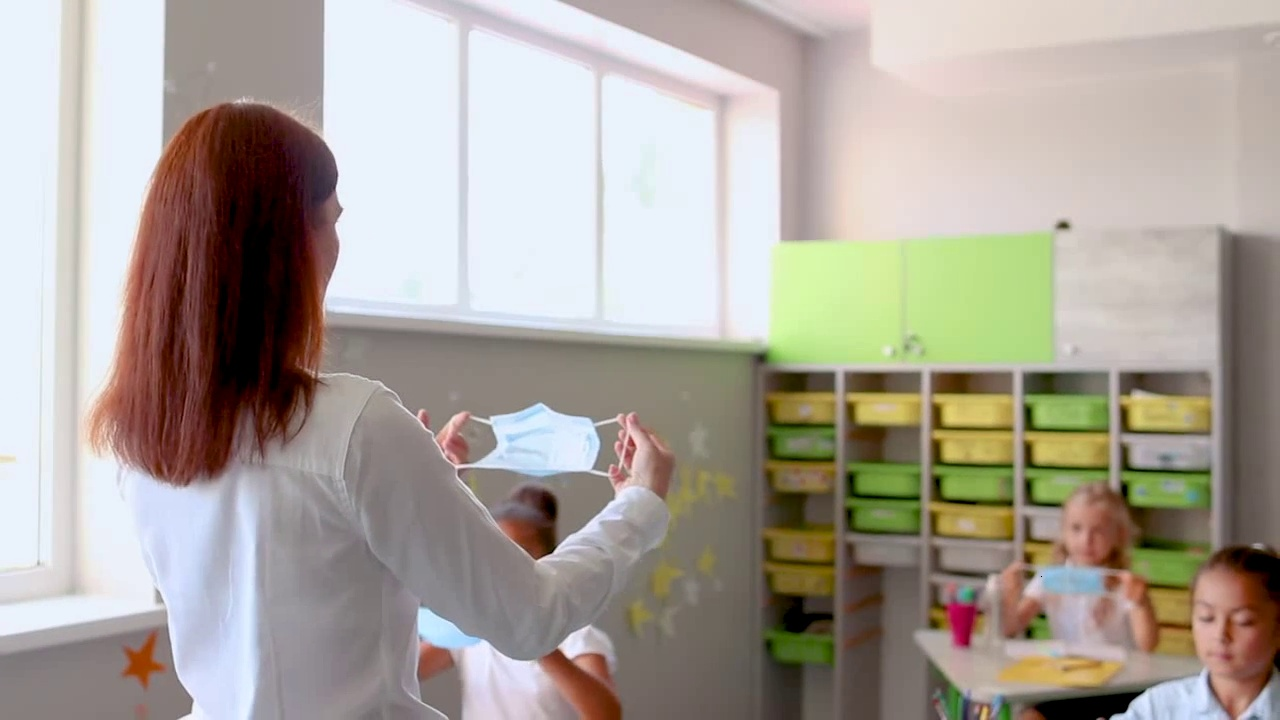
#> input picture output_frames/frame_0001.jpg, 1280 x 720 px; its folder holds only this picture in this run
$ jupyter execute --allow-errors collage_processing.ipynb
#> lines starting #> are read from the running program, lines starting #| are printed output that depends on the picture
#> in create_collage, frame is the input picture: shape (720, 1280, 3); mean R, G, B 170, 163, 154.2
## MAKING COLLAGE

[cell 1]
import numpy as np
import os
from skimage import io, color, transform, filters, draw
from scipy.ndimage import sobel

# Function calculating the color variance
def calculate_color_variance(image):
    hsv = color.rgb2hsv(image)
#> hsv: shape (720, 1280, 3) float64; mean of channels 0, 1, 2 0.305, 0.21, 0.694
    v = hsv[:, :, 2]
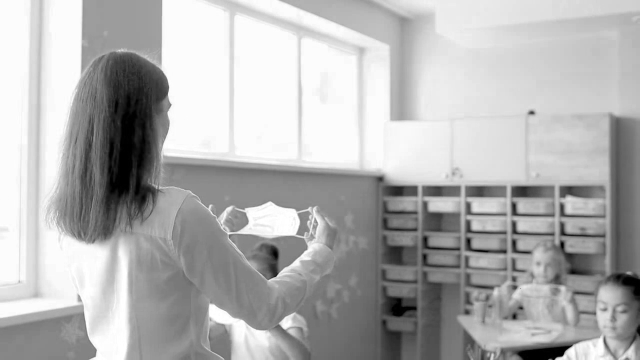
#> v: shape (720, 1280) float64 (shown at 1/2 size); min 0, max 1, mean 0.694
    return np.var(v)

# Function to calculate the edge strength
def calculate_edge_strength(image):
    gray = color.rgb2gray(image)
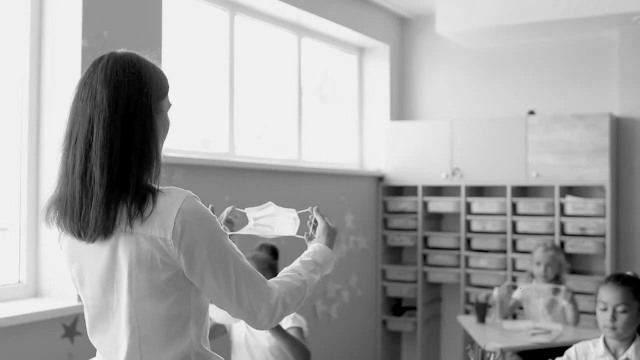
#> gray: shape (720, 1280) float64 (shown at 1/2 size); min 0, max 0.98, mean 0.643
    edges = sobel(gray)
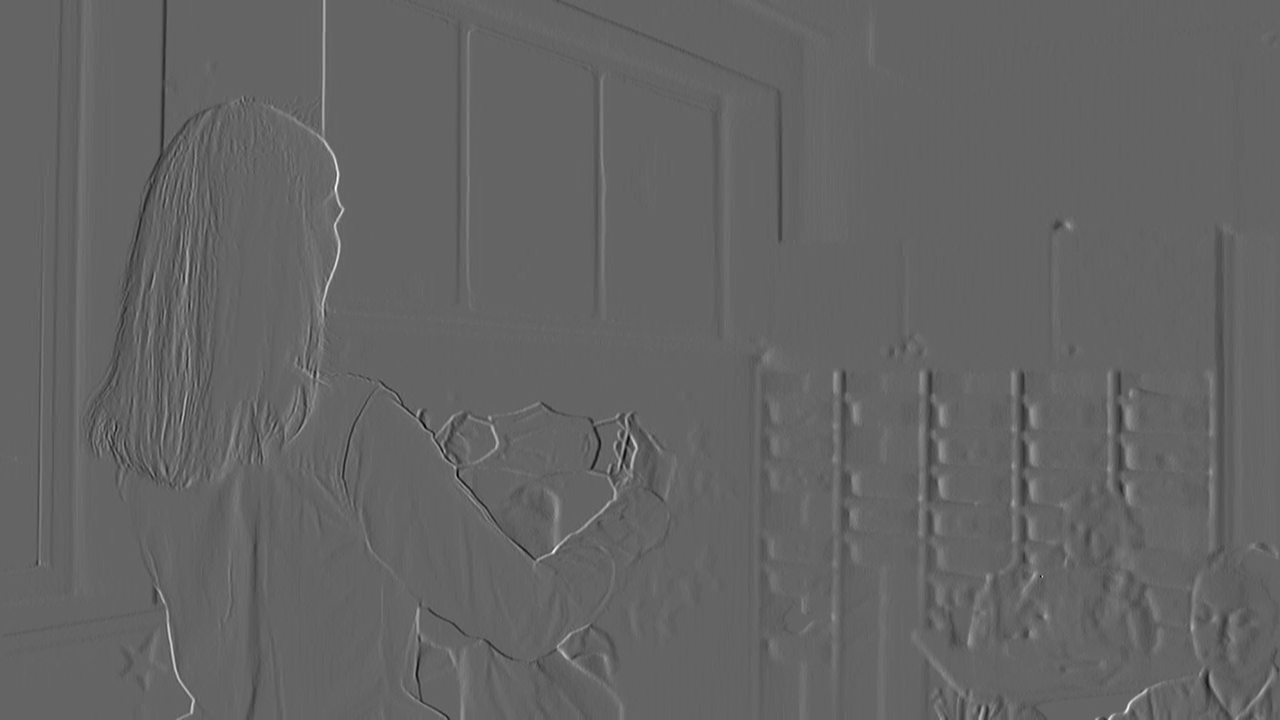
#> edges: shape (720, 1280) float64; min -1.69, max 2.59, mean -0.0026; drawn with min black and max white
    return np.sum(edges)

# Function to calculate the color histogram variance
def calculate_histogram_variance(image):
    hist, _ = np.histogram(image.ravel(), bins=8, range=[0, 256])
#> hist = [129854, 122803, 214015, 381217, 434920, 334059, 470624, 677308]
    hist = hist / hist.sum()
#> hist = [0.047, 0.0444, 0.0774, 0.138, 0.157, 0.121, 0.17, 0.245]
    return np.var(hist)

# Function to apply gradual softening to the edges of an image
def apply_gradual_softening(image, radius=0.2):

    h, w, _ = image.shape
    center_x, center_y = w // 2, h // 2
    yy, xx = np.mgrid[:h, :w]   # Creating a coordinate grid
    distance = np.sqrt((yy - center_y) ** 2 + (xx - center_x) ** 2) # Calculating the distance from each pixel to the center
    normalized_distance = distance / max(center_x, center_y) # Normalizing the distance to the range [0, 1]
    mask = 1.0 - normalized_distance * radius  # Creating a linear gradient mask based on the normalized distance
    mask = np.clip(mask, 0, 1) # Clipping the mask to ensure values are in the range [0, 1]
    softened_image = image * mask[:, :, np.newaxis] # Applying the mask to the image

    return softened_image

# Function to sort the frames by color and edge.
def sort_frames(frames):
    frames.sort(key=lambda frame: (calculate_color_variance(frame), calculate_edge_strength(frame), calculate_histogram_variance(frame)))

# Function to create smooth transitions between frames
def create_smooth_transition(frame1, frame2, alpha):
    blended_frame = (1 - alpha) * frame1 + alpha * frame2
    return blended_frame

# Main function
def create_collage():
    output_path = 'output_frames/'
    frames = []

    # Loading the frames
    for filename in os.listdir(output_path):
        if filename.endswith('.jpg'):
            frame = io.imread(os.path.join(output_path, filename))
            frames.append(frame)

    # Sort frames based on color variance, histograms and edge strength
    sort_frames(frames)

    # Resize frames so they fit together
    target_sizes = [(300, 300)] * 3 + [(300, 450)] * 2
    resized_frames = [transform.resize(frame, size) for frame, size in zip(frames, target_sizes)]
#> resized_frames = 1 item

    # Apply gradual softening to each frame
    softened_frames = [apply_gradual_softening(frame) for frame in resized_frames]
#> softened_frames = 1 item

    # Create smooth transitions only between frames of the same size
    blended_frames = []

    for i in range(len(softened_frames) - 1):
        # Check if the frames have the same shape
        if softened_frames[i].shape == softened_frames[i + 1].shape:
            num_intermediate_frames = 15
            for j in range(num_intermediate_frames + 1):
                alpha = j / num_intermediate_frames
                blended_frame = create_smooth_transition(
                    softened_frames[i], softened_frames[i + 1], alpha
                )
                blended_frames.append(blended_frame)
#> this loop made 0 passes
#> after the loop, blended_frames = []


    # Creating horizontal stacks for the top row (3 images)
    top_row = [np.hstack(softened_frames[:3])]

    # Creating horizontal stacks for the bottom row (2 images)
    bottom_row = [np.hstack(softened_frames[3:])]

    # Combining the top and bottom rows into a single collage
    final_collage = np.vstack([np.vstack(top_row), np.vstack(bottom_row)])

    # Convert the image data to unsigned 8-bit integers in the range [0, 255]
    final_collage = (final_collage * 255).astype(np.uint8)

    # Display or save the final collage
    io.imshow(final_collage)
    collage_filename = "final_collage.jpg"

    io.imsave(collage_filename, final_collage)
    print(f"Collage saved as '{collage_filename}'")

#> (the rest of this cell did not finish here and is left out)

$ run again, on output_frames/frame_0005.jpg
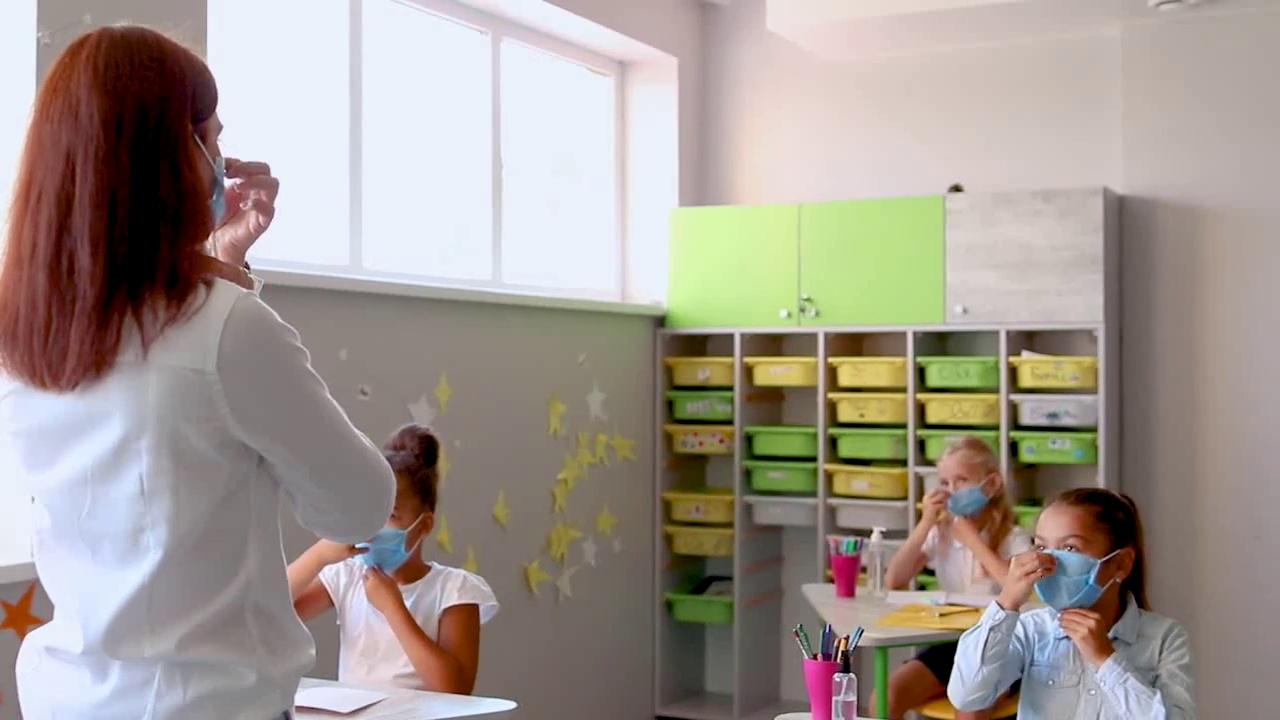
#> input picture output_frames/frame_0005.jpg, 1280 x 720 px
#> in create_collage, frame is the input picture: shape (720, 1280, 3); mean R, G, B 160.2, 151.1, 143.3
#> hsv: shape (720, 1280, 3) float64; mean of channels 0, 1, 2 0.295, 0.221, 0.654
#> in calculate_edge_strength, `gray = color.rgb2gray(image)`:
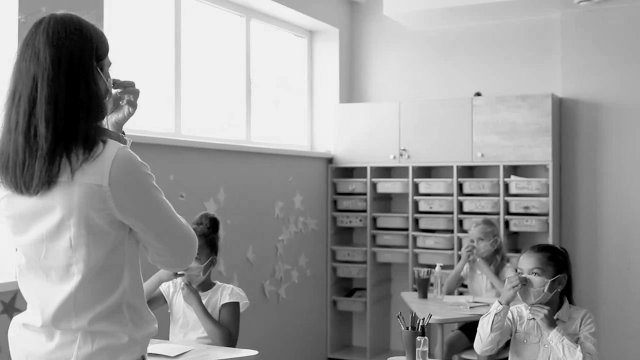
#> gray: shape (720, 1280) float64 (shown at 1/2 size); min 0, max 0.996, mean 0.598
#> in calculate_edge_strength, `edges = sobel(gray)`:
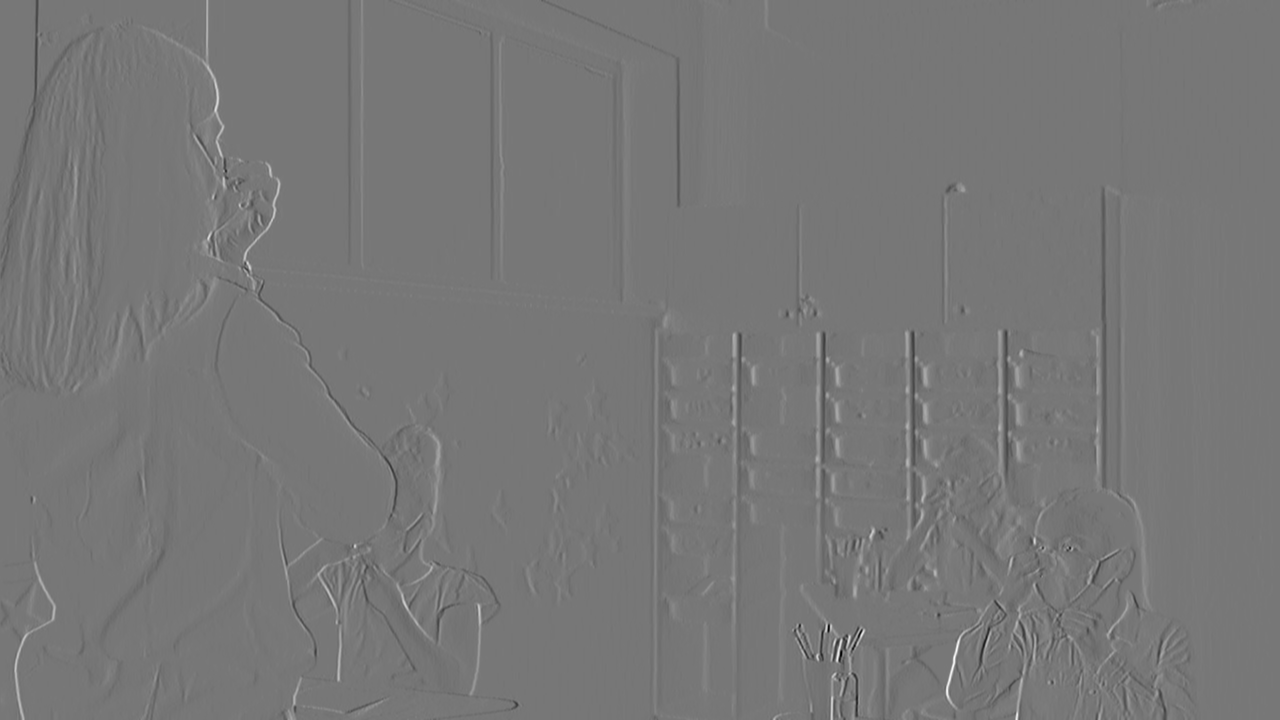
#> edges: shape (720, 1280) float64; min -3.05, max 3.45, mean -0.00106; drawn with min black and max white
#> in calculate_histogram_variance, `hist, _ = np.histogram(image.ravel(), bins=8, range=[0, 256])`: hist = [145987, 127836, 241026, 500431, 472796, 388481, 394599, 493644]
#> in calculate_histogram_variance, `hist = hist / hist.sum()`: hist = [0.0528, 0.0462, 0.0872, 0.181, 0.171, 0.141, 0.143, 0.179]
#> resized_frames = 1 item
#> after the loop in create_collage, `for i in range(len(softened_frames) - 1):`: blended_frames = []

$ run again, on output_frames/frame_0002.jpg
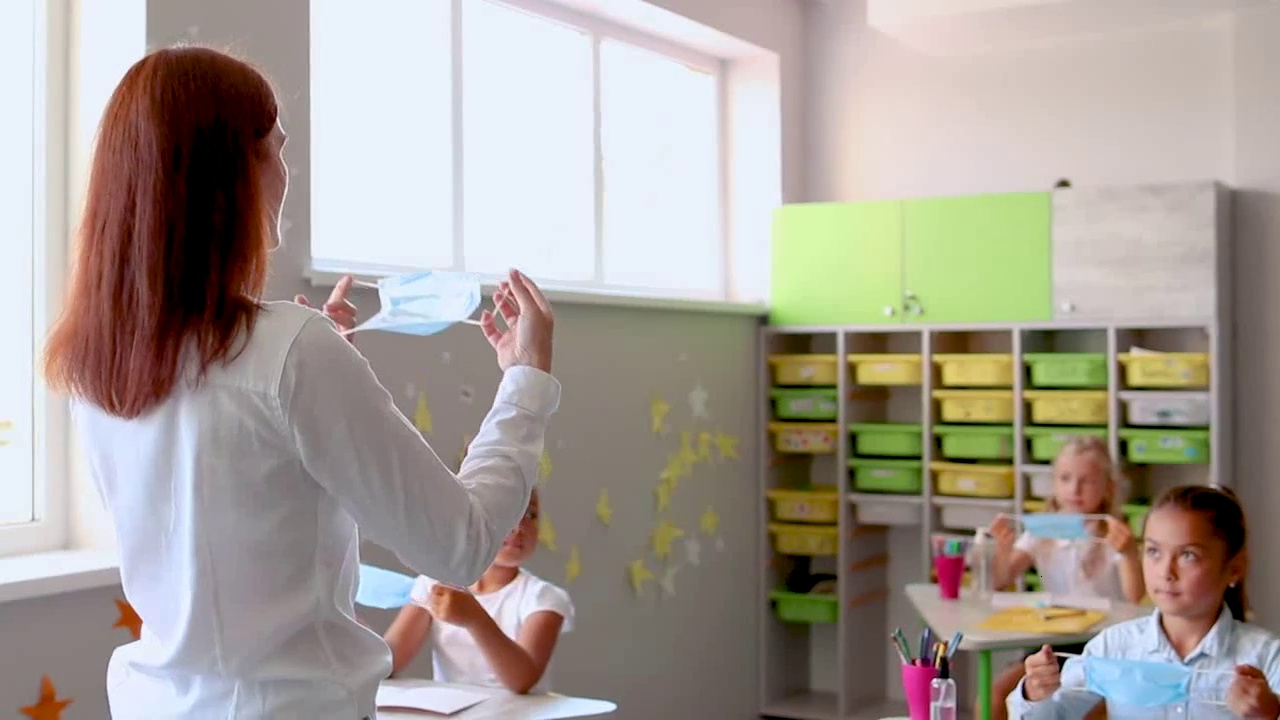
#> input picture output_frames/frame_0002.jpg, 1280 x 720 px
#> in create_collage, frame is the input picture: shape (720, 1280, 3); mean R, G, B 165, 157, 149.2
#> hsv: shape (720, 1280, 3) float64; mean of channels 0, 1, 2 0.31, 0.217, 0.676
#> in calculate_edge_strength, `gray = color.rgb2gray(image)`:
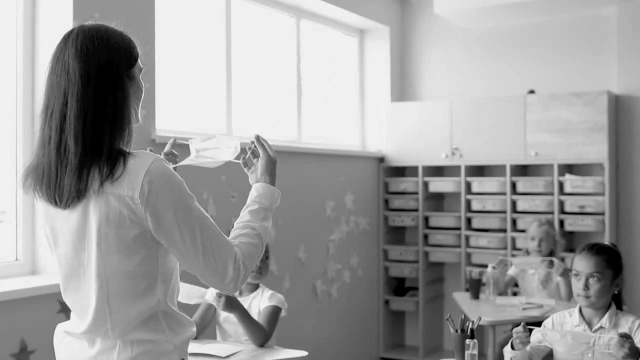
#> gray: shape (720, 1280) float64 (shown at 1/2 size); min 0, max 0.982, mean 0.62
#> in calculate_edge_strength, `edges = sobel(gray)`:
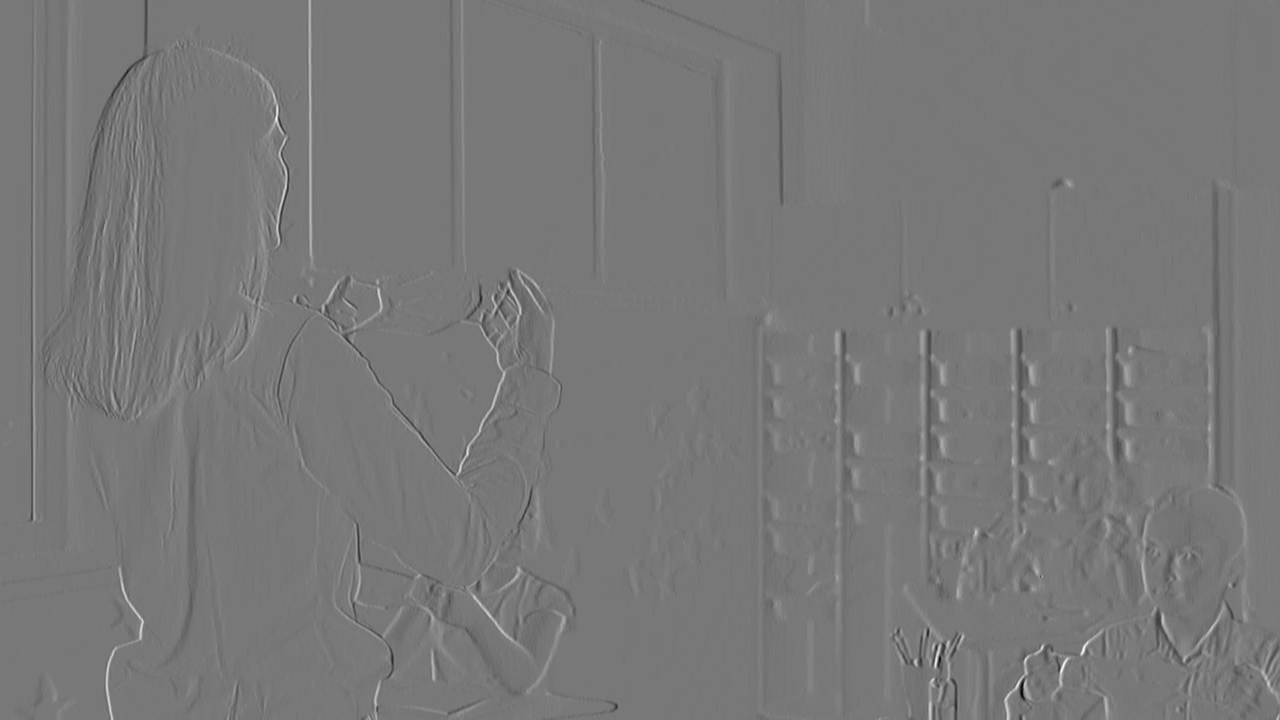
#> edges: shape (720, 1280) float64; min -2.56, max 2.84, mean -0.002; drawn with min black and max white
#> in calculate_histogram_variance, `hist, _ = np.histogram(image.ravel(), bins=8, range=[0, 256])`: hist = [135360, 121943, 235876, 436774, 479693, 328246, 431567, 595341]
#> in calculate_histogram_variance, `hist = hist / hist.sum()`: hist = [0.049, 0.0441, 0.0853, 0.158, 0.174, 0.119, 0.156, 0.215]
#> resized_frames = 1 item
#> after the loop in create_collage, `for i in range(len(softened_frames) - 1):`: blended_frames = []
